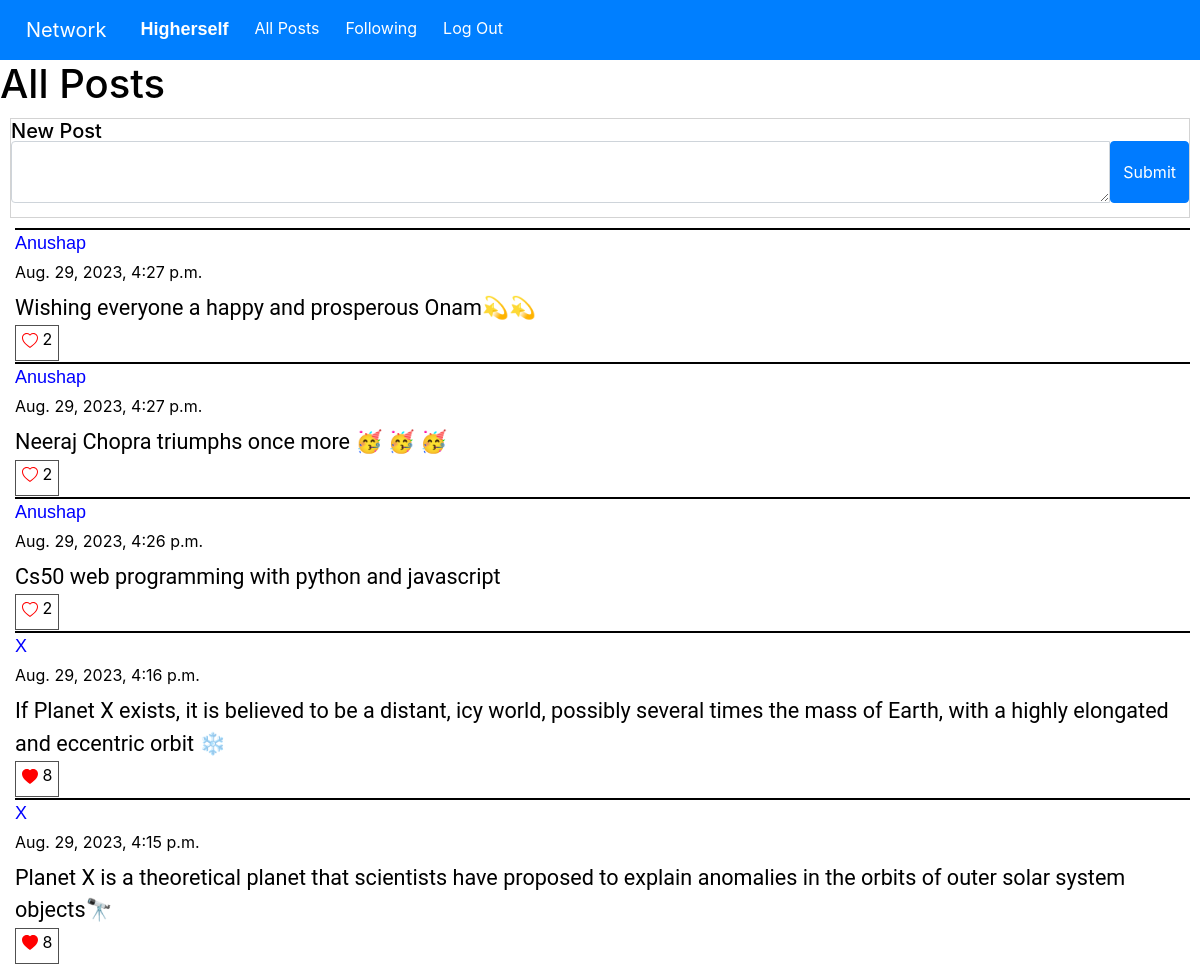
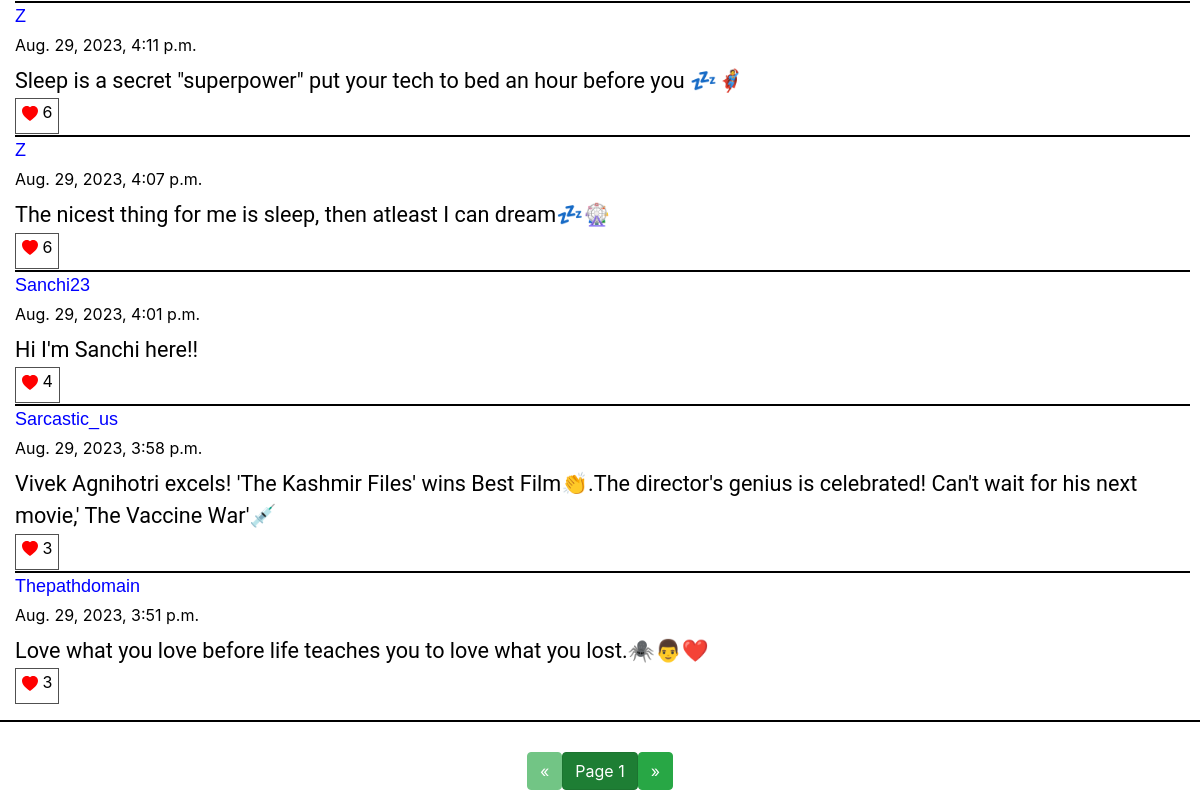
Screenshot of / (signed in) with the database file from the repository (2 pictures, top to bottom).
### network/models.py (models this page shows, shortened)
class User(AbstractUser):
    pass

class Posts(models.Model):
    content = models.TextField(blank=False)
    user = models.ForeignKey(User, on_delete=models.CASCADE, related_name="user_posts")
    like = models.IntegerField(default=0)
    time = models.DateTimeField(auto_now_add=True)

### network/views.py (the view)
# urls.py: path("", views.index, name="index"),
def index(request):
    posts = get_page(1)
    liked_posts = liked_list(posts, request.user)
    return render(request, "network/index.html", {
        "posts": posts,
        "liked_posts": liked_posts,
        "pages": "page"
    })

### network/views.py (called while the page is built)
def liked_list(posts, user):
    liked_posts = []
    for post in posts:
        for p in post.liked_usr.all():
            for usr in p.liked_users.all():
                if usr == user:
                    liked_posts.append(post.id)
    return liked_posts

def get_page(page_id):
    posts = Posts.objects.all().order_by('-time')
    return Paginator(posts, 10).page(page_id)

### network/templates/network/index.html (shortened to what this page needs)
{% extends "network/layout.html" %}
{% load static %}
{% block body %}
<h1>All Posts</h1>
    <div id="all_posts" style="position: relative; margin-bottom: 30px;">
        {% if request.user.is_authenticated %}
            <div id="post-form">
                <div style="border: 1px solid #D3D3D3;width: 100%;height: 100px">
                <h5 style="color:black;">New Post</h5>
                <form action="{% url 'new-post' %}" method="POST">
                    <div class="input-group" style="position: relative; top: -10px;">
                        <textarea class="form-control" aria-label="With textarea" rows="2" cols="1" name="content"></textarea>
                        <input type="submit" class="btn btn-primary" value="Submit">
                    </div>
                </form>
            </div>
        </div>
        {% endif %}
        <div id="posts">
            {% for post in posts %}
                <div class="post-item post-content" id="post-item-{{ post.id }}">
                        <p class="post-user">
                            <a href="{% url 'user-posts' post.user.id 1 %}" class="post-user" style="color: blue;"> {{ post.user }}</a>
                        </p>
                        <label class="time-data" style="color: black;">{{ post.time }}</label>
                        <br/>
                        <div class="post-text" style="color: black;" id="post-text-{{ post.id }}">{{ post.content }}</div>
                        {% if user.is_authenticated %}
                            {% if post.id in liked_posts %}
                                <div id="like-btn-{{ post.id }}">
                                    <button class="like-btn" onclick="like_post('{{ post.id }}');">
                                        <svg xmlns="http://www.w3.org/2000/svg" width="16" height="16" fill="red" class="bi bi-heart-fill" viewBox="0 0 16 16">
                                            <path fill-rule="evenodd" d="M8 1.314C12.438-3.248 23.534 4.735 8 15-7.534 4.736 3.562-3.248 8 1.314z"/>
                                        </svg>
                                        <label class="bi-heart" id="like-no-{{ post.id }}">{{ post.like }}</label>
                                    </button>
                                </div>
                            {% else %}
                                <div id="like-btn-{{ post.id }}">
                                    <button class="like-btn" onclick="like_post('{{ post.id }}');">
                                        <label class="bi-heart" id="like-no-{{ post.id }}">{{ post.like }}</label>
                                    </button>
                                </div>
                            {% endif %}
                        {% endif %}
                </div>
            {% endfor %}
        </div><hr style="border-color: black;border-bottom: 1px; border-style: solid;">
    </div>
    <nav aria-label="Page navigation">
            <ul class="pagination justify-content-center">
            {% if posts.has_previous %}
            <li>
                <a href="{% url pages posts.previous_page_number %}">
                <button class="btn btn-success"> &laquo; </button>
                </a>
            </li>
            {% else %}
            <li>
                <button class="btn btn-success" disabled> &laquo; </button>
            </li>
            {% endif %}
            <li>
                <a href="#">
                    <button class="btn btn-success active">Page {{ posts.number }}</button>
                </a>
            </li>
            {% if posts.has_next %}
            <li>
                <a href="{% url pages posts.next_page_number %}">
                    <button class="btn btn-success"> &raquo; </button>
                </a>
            </li>
            {% else %}
                <li>
                    <button class="btn btn-success" disabled> &raquo; </button>
                </li>
            {% endif %}
            </ul>
    </nav>
{% endblock %}

### network/templates/network/layout.html (shortened to what this page needs)
{% load static %}
<!DOCTYPE html>
<html lang="en">
    <head>
        <link rel="stylesheet" href="https://stackpath.bootstrapcdn.com/bootstrap/4.4.1/css/bootstrap.min.css">
        <link href="{% static 'network/styles.css' %}" rel="stylesheet">
    </head>
    <body>
        <nav class="navbar navbar-expand-lg navbar-dark" style="background-color:#007FFF;" id="bar">
            <a class="navbar-brand" href="{% url 'index' %}" style="color: white;">Network</a>
            <div>
              <ul class="navbar-nav mr-auto">
                {% if user.is_authenticated %}
                    <li class="nav-item">
                        <a class="nav-link post-user" href="{% url 'user-posts' user.id 1 %}" style="color: white;"><strong>{{ user.username }}</strong></a>
                    </li>
                {% endif %}
                <li class="nav-item">
                  <a class="nav-link" href="{% url 'index' %}" style="color: white;">All Posts</a>
                </li>
                {% if user.is_authenticated %}
                    <li class="nav-item">
                        <a class="nav-link" href="{% url 'following' 1 %}" style="color: white;">Following</a>
                    </li>
                    <li class="nav-item">
                        <a class="nav-link" href="{% url 'logout' %}" style="color: white;">Log Out</a>
                    </li>
                {% endif %}
              </ul>
            </div>
          </nav>
        <div class="body">
            {% block body %}
            {% endblock %}
        </div>
    </body>
</html>

### network/static/network/styles.css (style rules this page uses)
body { background-color: white; color: black; }
#bar { color: #007FFF; }
.navbar-nav { display: flex; flex-direction: row; }
.nav-item, .navbar-brand { padding-left: 10px; }
#post-form { color: black; margin: 10px; }
#posts { margin-left: 10px; margin-right: 10px; }
.post-item { border-top: 2px solid black; font-size: large; }
.post-content { color: black; margin-left: 5px; margin-bottom: 1px; }
.time-data { color: black; font-size: medium; margin-top: 1px; }
.like-btn { background-color: transparent; border: 1px solid #505050; font-size: medium; }
.post-text { font-family: Roboto; font-size: larger; margin-bottom: 1px; }
.post-user { color: black; font-family: Verdana, Geneva, Tahoma, sans-serif; text-transform: capitalize; font-size: large; margin-bottom: 1px; }

### rows the page displays
User: username "Higherself"
Posts: user "Anushap", time "Aug. 29, 2023, 4:27 p.m.", content "Wishing everyone a happy and prosperous Onam💫💫", like "2"
Posts: user "Anushap", time "Aug. 29, 2023, 4:27 p.m.", content "Neeraj Chopra triumphs once more 🥳 🥳 🥳", like "2"
Posts: user "Anushap", time "Aug. 29, 2023, 4:26 p.m.", content "Cs50 web programming with python and javascript", like "2"
Posts: user "X", time "Aug. 29, 2023, 4:16 p.m.", content "If Planet X exists, it is believed to be a distant, icy world, possibly several times the mass of Earth, with a highly elongated and eccentric orbit ❄️", like "8"
Posts: user "X", time "Aug. 29, 2023, 4:15 p.m.", content "Planet X is a theoretical planet that scientists have proposed to explain anomalies in the orbits of outer solar system objects🔭", like "8"
Posts: user "Z", time "Aug. 29, 2023, 4:11 p.m.", content "Sleep is a secret \"superpower\" put your tech to bed an hour before you 💤🦸", like "6"
Posts: user "Z", time "Aug. 29, 2023, 4:07 p.m.", content "The nicest thing for me is sleep, then atleast I can dream💤🎡", like "6"
Posts: user "Sanchi23", time "Aug. 29, 2023, 4:01 p.m.", content "Hi I'm Sanchi here!!", like "4"
Posts: user "Sarcastic_us", time "Aug. 29, 2023, 3:58 p.m.", content "Vivek Agnihotri excels! 'The Kashmir Files' wins Best Film👏.The director's genius is celebrated! Can't wait for his next movie,' The Vaccine War'💉", like "3"
Posts: user "Thepathdomain", time "Aug. 29, 2023, 3:51 p.m.", content "Love what you love before life teaches you to love what you lost.🕷️👨❤️", like "3"

### other values shown
{{ posts.number }} "1"
